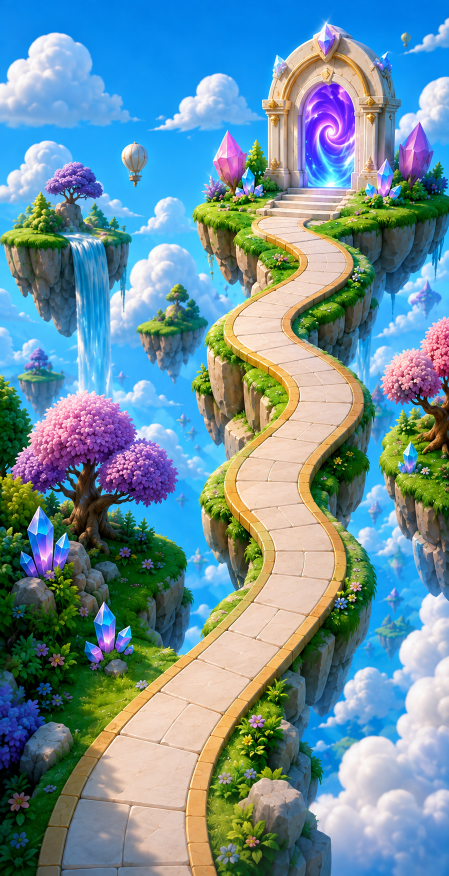
#> input picture pipeline/sky/assets/d_map.png, 898 x 1751 px (shown at 1/2 size)
$ python measure_map.py
#> lines starting #> are read from the running program, lines starting #| are printed output that depends on the picture; after the words box and inside, x2 and y2 are one past the last pixel; in counts of white or black regions, pixels touching at a corner belong together
"""Find the stone path in the finished map scene and pick the stage positions.

The scene is one painted picture, exactly as in the reference. The only thing
not painted into it is the row of level discs, because their number, stars and
lock have to change at runtime. So we trace the path here instead: start at the
bottom row, follow the run of cream-and-gold tiles upwards row by row, and drop
NODES evenly spaced along it. Each node also records the path's width at that
point, so a disc high up the map is drawn smaller, matching the perspective.
"""
import json
import numpy as np
from PIL import Image

SRC = "assets/d_map.png"
NODES = 8
TOP = 0.27       # stop below the portal steps
BOT = 0.878      # and clear of the bottom edge, where the nav bar sits

im = Image.open(SRC).convert("RGB")
#> im is the input picture: PIL image 898x1751 RGB; mean R, G, B 109.6, 143.9, 155.4
a = np.asarray(im).astype(int)
h, w, _ = a.shape
#> h = 1751; w = 898
r, g, b = a[..., 0], a[..., 1], a[..., 2]
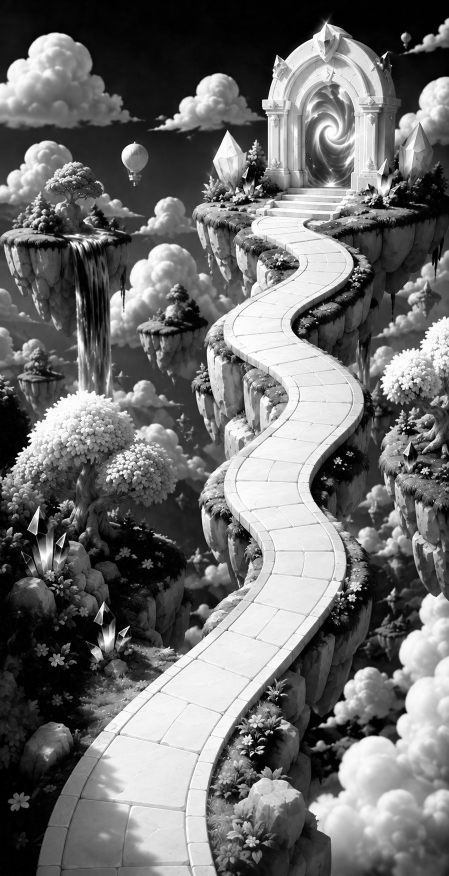
#> r: shape (1751, 898) int64 (shown at 1/2 size); min 0, max 255, mean 109.6
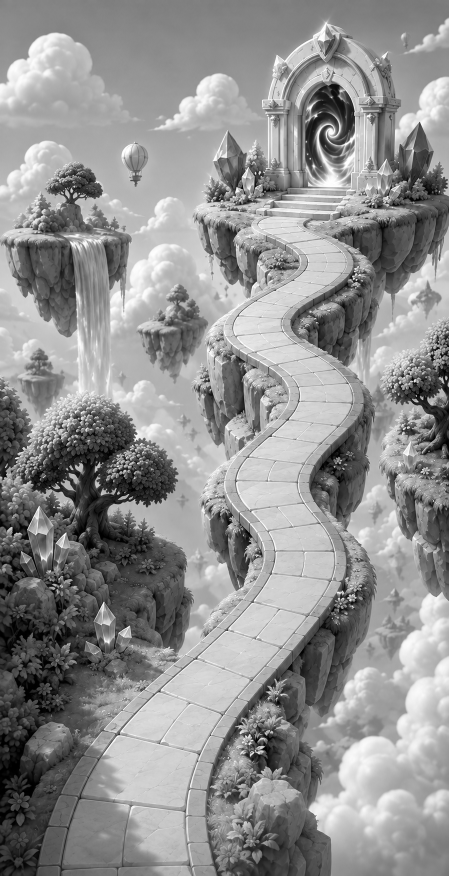
#> g: shape (1751, 898) int64 (shown at 1/2 size); min 0, max 255, mean 143.9
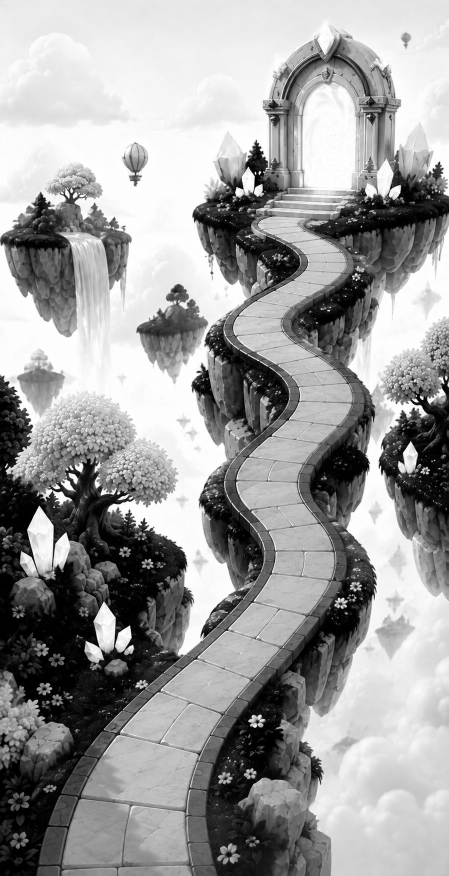
#> b: shape (1751, 898) int64 (shown at 1/2 size); min 0, max 255, mean 155.4

cream = (r > 205) & (g > 190) & (b > 150) & (r - b > 10) & (r - b < 105) & (g - b > 0)
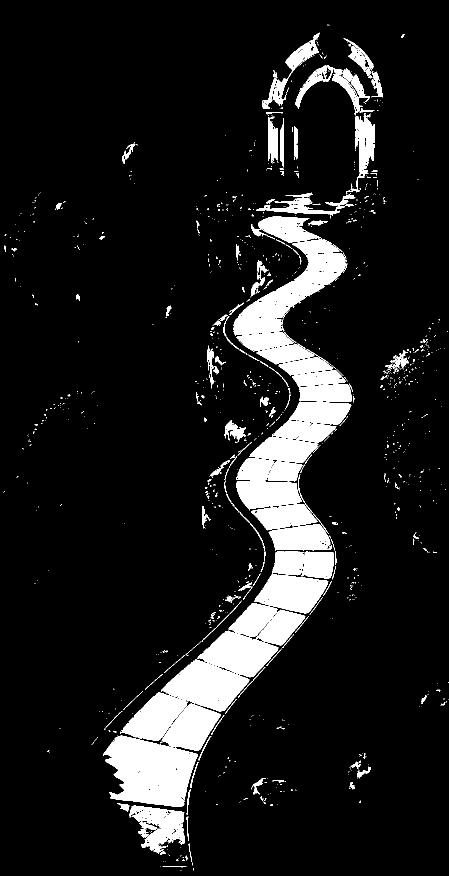
#> cream: shape (1751, 898) bool (shown at 1/2 size); 10.8% white; 1075 white regions (895 under 20 px), largest, box (x1, y1, x2, y2) and area: (206, 1471, 395, 1614) 18309, (240, 1319, 499, 1482) 17272, (395, 1206, 611, 1355) 15907
gold = (r > 195) & (g > 140) & (b < 150) & (r - b > 70)
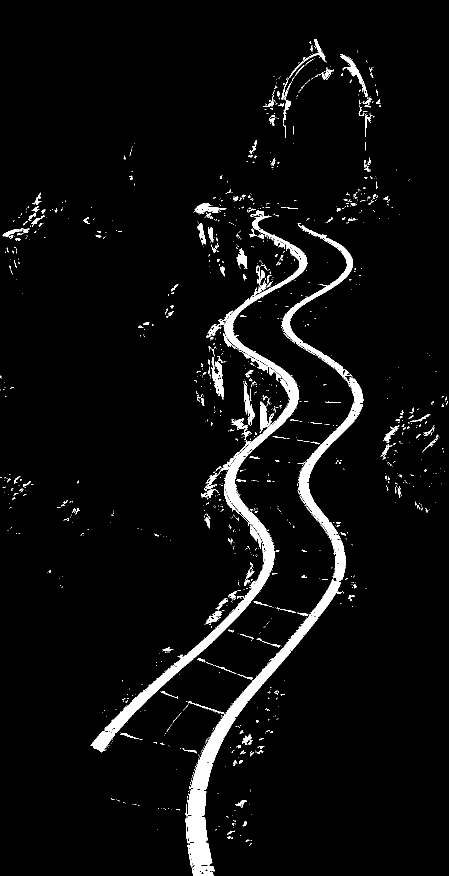
#> gold: shape (1751, 898) bool (shown at 1/2 size); 4.6% white; 1370 white regions (1187 under 20 px), largest, box (x1, y1, x2, y2) and area: (208, 421, 615, 1466) 23795, (379, 710, 727, 1579) 18890, (371, 1632, 425, 1735) 3833
road = cream | gold
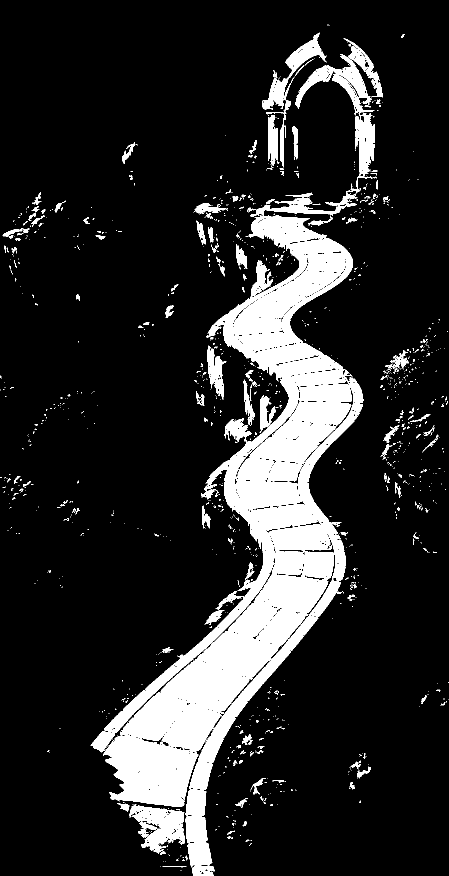
#> road: shape (1751, 898) bool (shown at 1/2 size); 15.5% white; 1286 white regions (1126 under 20 px), largest, box (x1, y1, x2, y2) and area: (206, 108, 754, 1614) 201590, (259, 1610, 370, 1707) 5825, (525, 65, 654, 219) 4196


def runs(row, lo=40):
    """contiguous runs of road pixels in one image row"""
    xs = np.nonzero(row)[0]
    if not len(xs):
        return []
    cuts = np.nonzero(np.diff(xs) > 6)[0]
    out, start = [], 0
    for c in list(cuts) + [len(xs) - 1]:
        seg = xs[start:c + 1]
        if len(seg) >= lo:
            out.append((int(seg[0]), int(seg[-1])))
        start = c + 1
    return out


y0, y1 = int(h * TOP), int(h * BOT)
#> y0 = 472; y1 = 1537
centre = None
track = {}
for y in range(y1, y0 - 1, -1):
    rs = runs(road[y])
    if not rs:
        continue
    if centre is None:
        rs.sort(key=lambda s: s[1] - s[0])
        seg = rs[-1]
    else:
        seg = min(rs, key=lambda s: abs((s[0] + s[1]) / 2 - centre))
        if abs((seg[0] + seg[1]) / 2 - centre) > w * 0.16:
            continue
    # centre on the cream tiles only: the gold trim is not symmetric under this
    # camera, so including it pulls every disc off to one side
    inner = np.nonzero(cream[y, seg[0]:seg[1] + 1])[0]
    centre = (seg[0] + float(inner.mean())) if len(inner) > 20 else (seg[0] + seg[1]) / 2
    track[y] = (centre, seg[1] - seg[0])
#> this loop made 1066 passes
#> (cuts in runs, seg, centre) on passes 1 to 12: ([178, 179], (234, 422), 308.5), ([180, 181, 183], (232, 422), 307.4), ([183, 184, 186], (231, 423), 307.9), ([189, 191, 195, 198], (230, 423), 309.1), ([188, 190, 192, 198], (229, 423), 307.8), ([192, 193], (227, 424), 307.1), ([155, 187], (225, 381), 302.7), ([195, 199], (224, 424), 306.3), ([198, 201], (222, 425), 305.2), ([200, 203, 214], (220, 425), 304.7), ([201, 204], (218, 423), 304.1), ([198, 207], (217, 419), 304)
#> (cuts in runs, centre) on passes 38 to 43: ([167, 215], 289), ([159], 287.5), ([160, 161], 285.5), ([157, 160, 220], 284), ([156, 224, 225], 283), ([154, 221, 222, 224], 281)
#> after the loop, track = 1060 items

ys = sorted(track)
#> ys = 1060 values from 472 to 1537
wide = np.median([track[y][1] for y in ys])
#> wide = 162

# space the stages evenly down the traced path
picks = np.linspace(y1 - h * 0.01, y0 + h * 0.02, NODES)
nodes = []
for py in picks:
    y = min(ys, key=lambda v: abs(v - py))
    cx, cw = track[y]
    # smooth the width over a band of rows; a single row can clip on a shadow
    band = [track[v][1] for v in ys if abs(v - y) < h * 0.02]
    nodes.append({"x": round(cx / w, 4), "y": round(y / h, 4),
                  "scale": round(float(np.median(band)) / wide, 3)})
#> this loop made 8 passes
#> (y, cx, cw) on passes 1 to 8: (1519, 302.1, 217), (1375, 407.6, 192), (1230, 542, 184), (1086, 601.3, 167), (941, 540.5, 168), (796, 651.9, 147), (652, 514.3, 132), (507, 665.5, 55)
#> after the loop, nodes = 8 items
# picks run bottom-to-top already, so nodes[0] is stage 1 at the foot of the path

meta = {"w": w, "h": h, "aspect": round(w / h, 5), "nodes": nodes}
json.dump(meta, open("assets/map.json", "w"), indent=1)
for i, n in enumerate(nodes):
    print(i + 1, n)
#> this loop made 8 passes
#> n on passes 1 to 8: {'x': 0.336, 'y': 0.868, 'scale': 1.18}, {'x': 0.454, 'y': 0.785, 'scale': 1.35}, {'x': 0.604, 'y': 0.703, 'scale': 1.12}, {'x': 0.67, 'y': 0.62, 'scale': 1.01}, {'x': 0.602, 'y': 0.537, 'scale': 1.04}, {'x': 0.726, 'y': 0.455, 'scale': 0.92}, {'x': 0.573, 'y': 0.372, 'scale': 0.833}, {'x': 0.741, 'y': 0.289, 'scale': 0.66}
#| 1 {'x': 0.3364, 'y': 0.8675, 'scale': 1.176}
#| 2 {'x': 0.4539, 'y': 0.7853, 'scale': 1.346}
#| 3 {'x': 0.6036, 'y': 0.7025, 'scale': 1.117}
#| 4 {'x': 0.6696, 'y': 0.6202, 'scale': 1.006}
#| 5 {'x': 0.6019, 'y': 0.5374, 'scale': 1.037}
#| 6 {'x': 0.7259, 'y': 0.4546, 'scale': 0.92}
#| 7 {'x': 0.5728, 'y': 0.3724, 'scale': 0.833}
#| 8 {'x': 0.7411, 'y': 0.2895, 'scale': 0.66}

# a proof sheet so the placement can be eyeballed before wiring anything
from PIL import ImageDraw
pv = im.copy()
d = ImageDraw.Draw(pv)
for i, n in enumerate(nodes):
    x, y = n["x"] * w, n["y"] * h
    rr = wide * 0.62 * n["scale"]
    d.ellipse([x - rr, y - rr * 0.62, x + rr, y + rr * 0.62], outline=(255, 40, 40), width=6)
    d.text((x - 8, y - 10), str(i + 1), fill=(255, 255, 255))
#> this loop made 8 passes
#> (n, x, y, rr) on passes 1 to 8: ({'x': 0.336, 'y': 0.868, 'scale': 1.18}, 302.1, 1519, 118.1), ({'x': 0.454, 'y': 0.785, 'scale': 1.35}, 407.6, 1375.1, 135.2), ({'x': 0.604, 'y': 0.703, 'scale': 1.12}, 542, 1230.1, 112.2), ({'x': 0.67, 'y': 0.62, 'scale': 1.01}, 601.3, 1086, 101), ({'x': 0.602, 'y': 0.537, 'scale': 1.04}, 540.5, 941, 104.2), ({'x': 0.726, 'y': 0.455, 'scale': 0.92}, 651.9, 796, 92.4), ({'x': 0.573, 'y': 0.372, 'scale': 0.833}, 514.4, 652.1, 83.67), ({'x': 0.741, 'y': 0.289, 'scale': 0.66}, 665.5, 506.9, 66.29)
pv.resize((w // 2, h // 2)).save("/tmp/claude-1000/-home-rade-projects-hamsaz/0c5cc112-85a9-49cd-983b-918270624a69/scratchpad/map_probe.jpg", quality=88)
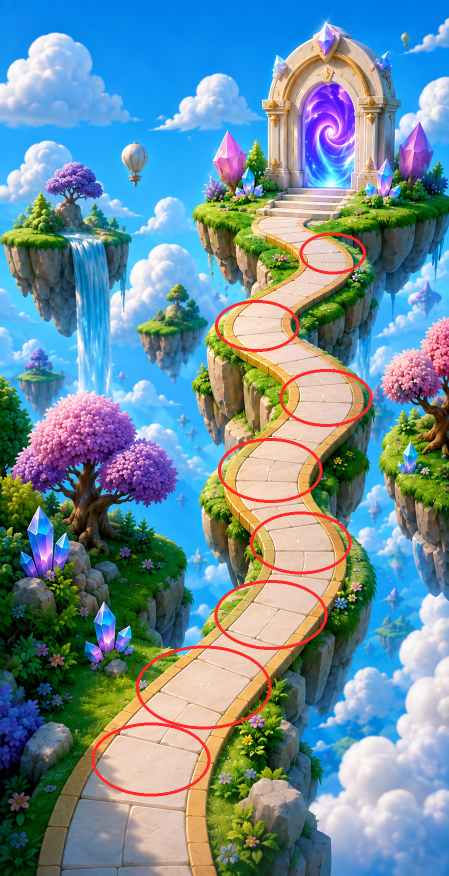
#> pv: PIL image 898x1751 RGB (shown at 1/2 size); mean R, G, B 110.7, 141.9, 154

$ run again, with pipeline/sky/assets/btn_edit.png copied over pipeline/sky/assets/d_map.png
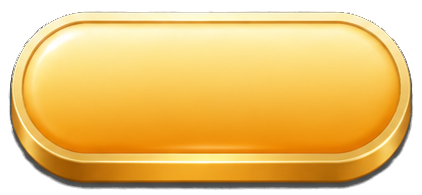
#> input picture pipeline/sky/assets/btn_edit.png, 422 x 195 px
#> `cream = (r > 205) & (g > 190) & (b > 150) & (r - b > 10) & (r - b < 10..`:
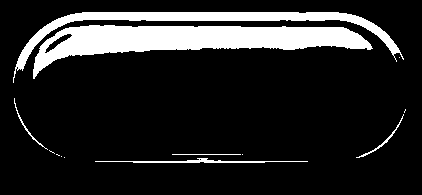
#> cream: shape (195, 422) bool; 14.5% white; 13 white regions (7 under 20 px), largest, box (x1, y1, x2, y2) and area: (33, 25, 373, 79) 7638, (13, 12, 404, 83) 3568, (95, 158, 308, 163) 389, (356, 114, 404, 158) 121, (14, 98, 48, 150) 95, (172, 154, 241, 155) 69
#> gold: shape (195, 422) bool; 52.4% white; 21 black regions (13 under 20 px), largest, box (x1, y1, x2, y2) and area: (0, 0, 422, 195) 27557, (33, 21, 373, 80) 8109, (29, 58, 400, 154) 2806
#> road: shape (195, 422) bool; 66.8% white; 125 black regions (117 under 20 px), largest, box (x1, y1, x2, y2) and area: (0, 0, 422, 195) 23710, (29, 58, 400, 154) 2806, (63, 21, 156, 28) 136
#> the loop `for y in range(y1, y0 - 1, -1):` made 120 passes
#> (cuts in runs, seg, inner, centre) on passes 13 to 17: ([4], (66, 386), [133, 135, 136, 137, 138, 139, 140], 226), ([5], (62, 387), [135, 136, 137, 138, 139, 140, 141, 142, 143, 144, 145], 224.5), ([6], (60, 388), [4, 296, 297, 298, 299], 224), ([8], (57, 389), [4, 302, 303, 304, 305, 306], 223), ([9], (55, 390), [3, 4, 306, 307, 308, 309, 310], 222.5)
#> after the loop `for y in range(y1, y0 - 1, -1):`: track = 104 items
#> ys = 104 values from 65 to 171
#> wide = 366
#> the loop `for py in picks:` made 8 passes
#> (y, cx, cw, band) on passes 1 to 8: (169, 199.5, 133, [134, 132, 133, 133, 134, 133]), (153, 205.5, 197, [197, 338, 335, 332]), (137, 206.5, 301, [314, 310, 306, 301, 299, 293, 287]), (121, 199, 362, [364, 364, 363, 362, 361, 360, 359]), (104, 211, 394, [395, 395, 395, 394, 393, 393, 393]), (88, 210.5, 397, [397, 397, 397, 397, 397, 397, 397]), (72, 210.5, 393, [392, 392, 393, 393, 394, 394, 394]), (65, 32.48, 390, [390, 390, 391, 392])
#> after the loop `for py in picks:`: nodes = 8 items
#> the loop `for i, n in enumerate(nodes):` made 8 passes
#> n on passes 1 to 8: {'x': 0.473, 'y': 0.867, 'scale': 0.363}, {'x': 0.487, 'y': 0.785, 'scale': 0.911}, {'x': 0.489, 'y': 0.703, 'scale': 0.822}, {'x': 0.472, 'y': 0.621, 'scale': 0.989}, {'x': 0.5, 'y': 0.533, 'scale': 1.08}, {'x': 0.499, 'y': 0.451, 'scale': 1.08}, {'x': 0.499, 'y': 0.369, 'scale': 1.07}, {'x': 0.077, 'y': 0.333, 'scale': 1.07}
#> (printed output is left out)
#> the loop `for i, n in enumerate(nodes):` made 8 passes
#> (n, x, y, rr) on passes 1 to 7: ({'x': 0.473, 'y': 0.867, 'scale': 0.363}, 199.5, 169, 82.37), ({'x': 0.487, 'y': 0.785, 'scale': 0.911}, 205.5, 153, 206.7), ({'x': 0.489, 'y': 0.703, 'scale': 0.822}, 206.5, 137, 186.5), ({'x': 0.472, 'y': 0.621, 'scale': 0.989}, 199, 121, 224.4), ({'x': 0.5, 'y': 0.533, 'scale': 1.08}, 211, 104, 244.4), ({'x': 0.499, 'y': 0.451, 'scale': 1.08}, 210.5, 88, 246.2), ({'x': 0.499, 'y': 0.369, 'scale': 1.07}, 210.5, 71.99, 243.7)
#> `pv.resize((w // 2, h // 2)).save("/tmp/claude-1000/-home-rade-projects..`:
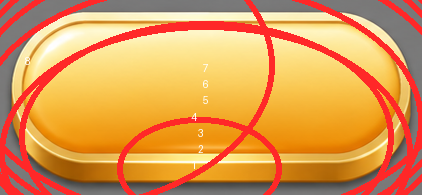
#> pv: PIL image 422x195 RGB; mean R, G, B 221.3, 152.3, 82.9
